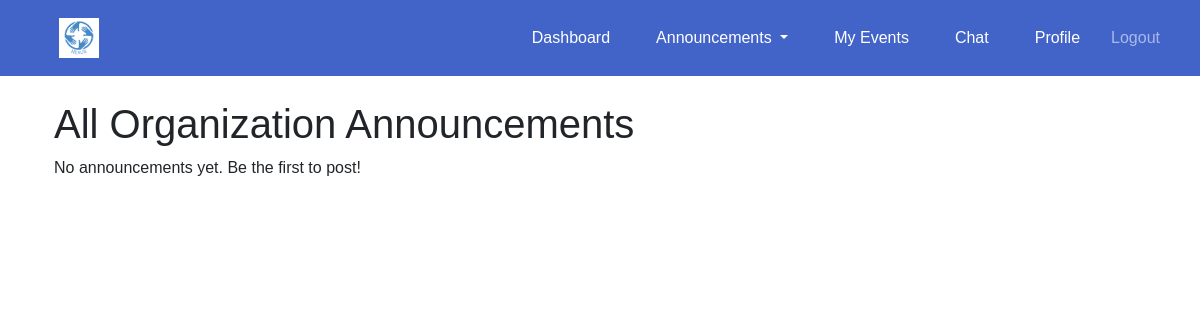
The page /announcements/all/ (signed in) on the database as committed earlier.
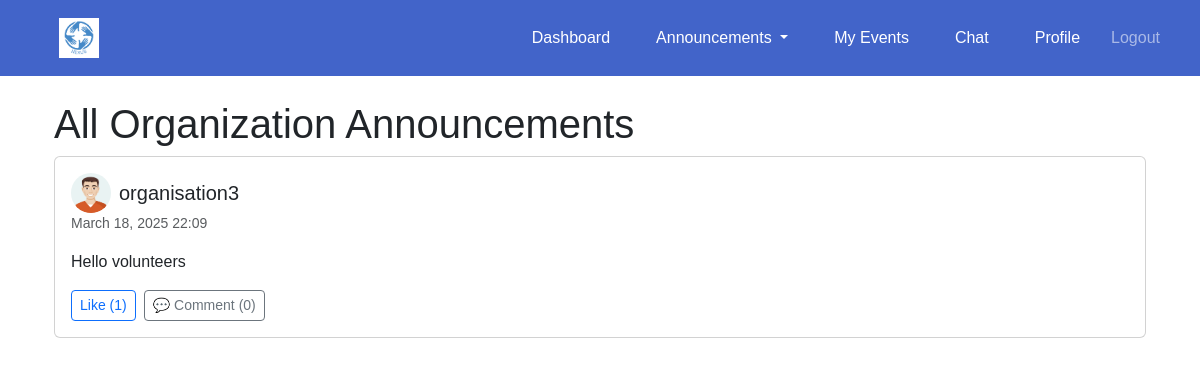
The same page on the database as committed later.
### announcements/models.py (models this page shows, shortened)
class Announcement(models.Model):
    organisation = models.ForeignKey(
        settings.AUTH_USER_MODEL, on_delete=models.CASCADE, related_name="announcements"
    )
    event = models.ForeignKey(
        Event, on_delete=models.CASCADE, related_name="announcements", blank=True, null=True
    )  # Optional: Can be linked to a specific event or be a general announcement
    title = models.CharField(max_length=255)
    content = models.TextField()
    created_at = models.DateTimeField(auto_now_add=True)

### accounts/models.py (models this page shows, shortened)
class CustomUser(AbstractUser):
    USER_TYPE_CHOICES = [
        ('volunteer', 'Volunteer'),
        ('organisation', 'Organisation'),
    ]
    user_type = models.CharField(max_length=20, choices=USER_TYPE_CHOICES)
    contact_number = models.CharField(max_length=10, blank= True, null=True)
    full_name = models.CharField(max_length=255, blank=True, null=True)
    personnel_name = models.CharField(max_length=255, blank=True, null=True)
    profile_picture = models.ImageField(upload_to='profile_pics/', blank=True, null=True)

### announcements/views.py (the view)
# urls.py: path("all/", views.all_announcements, name="all_announcements"),
@login_required
def all_announcements(request):
    announcements = Announcement.objects.all().order_by('-created_at')  # Show latest first
    return render(request, "announcements/all_announcements.html", {"announcements": announcements})

### announcements/templates/announcements/all_announcements.html (shortened to what this page needs)
{% extends "base.html" %}
{% block content %}
<div class="container mt-4">
    <h1>All Organization Announcements</h1>
    <div class="announcement-feed">
        {% for announcement in announcements %}
            <div class="card mb-3">
                <div class="card-body">
                    <div class="d-flex align-items-center">
                        {% if announcement.organisation.profile_picture %}
                            <img src="{{ announcement.organisation.profile_picture.url }}" class="rounded-circle me-2" width="40" height="40">
                        {% else %}
                            <img src="https://via.placeholder.com/40" class="rounded-circle me-2">
                        {% endif %}
                        <h5 class="card-title mb-0">{{ announcement.organisation.username }}</h5>
                    </div>
                    <p class="text-muted small">{{ announcement.created_at|date:"F d, Y H:i" }}</p>
                    <p>{{ announcement.content }}</p>
                    <div class="d-flex">
                        <form action="{% url 'announcements:like_announcement' announcement.id %}" method="post">
                            <button type="submit" class="btn btn-outline-primary btn-sm me-2">
                                Like ({{ announcement.likes.count }})
                            </button>
                        </form>
                        <a href="{% url 'announcements:announcement_detail' announcement.id %}" class="btn btn-outline-secondary btn-sm">
                            💬 Comment ({{ announcement.comments.count }})
                        </a>
                    </div>
                </div>
            </div>
        {% empty %}
            <p>No announcements yet. Be the first to post!</p>
        {% endfor %}
    </div>
</div>
{% endblock %}

### templates/base.html (shortened to what this page needs)
{% load static %}
<!DOCTYPE html>
<html lang="en">
<head>
    <link rel="stylesheet" href="https://cdn.jsdelivr.net/npm/bootstrap@5.3.0/dist/css/bootstrap.min.css">
</head>
<body>
<nav class="navbar navbar-expand-lg navbar-dark">
    <div class="container-fluid">
        <a class="navbar-brand" href="{% if request.user.user_type == 'organisation' %}{% url 'events:organisation_dashboard' %}{% else %}{% url 'events:volunteer_dashboard' %}{% endif %}">
            <img src="{% static 'images/Nexus_logo.png' %}" alt="Logo" height="40">
        </a>
        <div class="collapse navbar-collapse" id="navbarNav">
            <ul class="navbar-nav ms-auto">
                <li class="nav-item">
                    <a class="nav-link" href="{% if request.user.user_type == 'organisation' %}{% url 'events:organisation_dashboard' %}{% else %}{% url 'events:volunteer_dashboard' %}{% endif %}">Dashboard</a>
                </li>
                {% if request.user.is_authenticated %}
                <li class="nav-item dropdown">
                    <a class="nav-link dropdown-toggle" href="#" id="navbarDropdown" role="button" data-bs-toggle="dropdown" aria-expanded="false">
                        Announcements
                    </a>
                </li>
                {% endif %}
                <li class="nav-item">
                    <a class="nav-link" href="{% if request.user.user_type == 'organisation' %}{% url 'events:organisation_events' %}{% else %}{% url 'events:volunteer_events' %}{% endif %}">My Events</a>
                </li>
                <li class="nav-item">
                    <a class="nav-link" href="{% url 'chat:chat_home' %}">
                        Chat
                    </a>
                </li>
                {% if request.user.is_authenticated %}
                    <li class="nav-item">
                        <a class="nav-link" href="{% url 'accounts:profile' %}">Profile</a>
                    </li>
                    <li class="nav-item">
                        <form action="{% url 'accounts:logout' %}" method="post" class="d-inline">
                            <button type="submit" class="btn btn-link nav-link">Logout</button>
                        </form>
                    </li>
                {% endif %}
            </ul>
        </div>
    </div>
</nav>
<div class="container mt-4">
    {% block content %}{% endblock %}
</div>
<div class="toast-container position-fixed top-0 end-0 p-3">
</div>
</body>
</html>

### templates/base.html (style rules this page uses)
body { margin: 0; font-family: Arial, sans-serif; }
.navbar { display: flex; justify-content: space-between; align-items: center; background-color: #4264c9; padding: 10px 20px; }
.navbar img { height: 40px; cursor: pointer; }
.navbar a { color: white; text-decoration: none; margin: 0 15px; padding: 8px 12px; border-radius: 5px; }

Rows that differ between the two databases and show on the page:
added Announcement: organisation.profile_picture (picture), organisation.username "organisation3", created_at "March 18, 2025 22:09", content "Hello volunteers", likes.count "1", comments.count "0"
Other text that changed with them:
text no longer shown: "No announcements yet. Be the first to post!"
